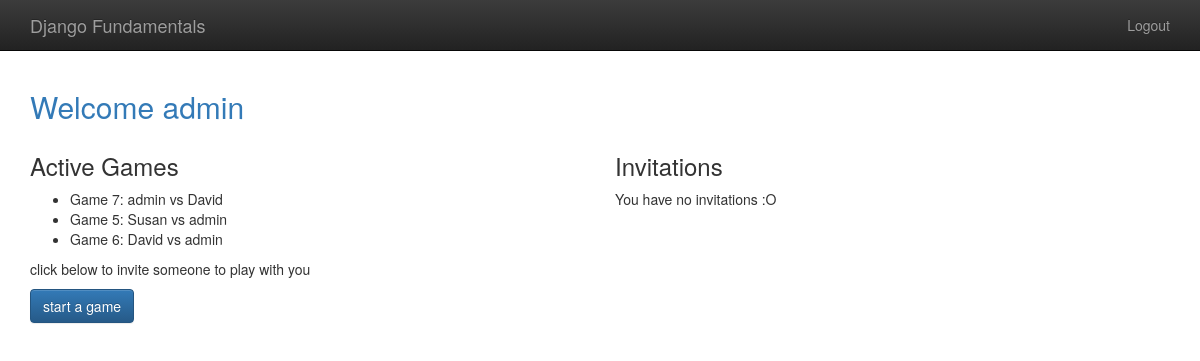
The app's page /player/home (signed in) with its own data.
### gameplay/models.py (models this page shows, shortened)
@python_2_unicode_compatible
class Game(models.Model):
    first_player = models.ForeignKey(User,
                                     related_name="games_first_player",
                                     on_delete=models.CASCADE)
    second_player = models.ForeignKey(User,
                                      related_name="games_second_player",
                                      on_delete=models.CASCADE)
    start_time = models.DateTimeField(auto_now_add=True)
    last_active = models.DateTimeField(auto_now=True)
    status = models.CharField(max_length=1, default='F', choices=GAME_STATUS_CHOICES)
    objects = GameQuerySet.as_manager()

### player/views.py (the view)
# urls.py: url(r'home$', home, name="player_home"), #Named URLs are good if I end up changing the structure later
@login_required
def home(request):
    '''
    games_first_player = Game.objects.filter(
        first_player=request.user,
        status='F'
    )
    games_second_player = Game.objects.filter(
        second_player=request.user,
        status='S'
    )
    all_my_games = list(games_first_player) + \
                    list(games_second_player)
    '''
    my_games = Game.objects.games_for_user(request.user)
    active_games = my_games.active()
    invitations = request.user.invitations_received.all()
    return render(request, "player/home.html",
                  {'games': active_games, 'invitations': invitations})

### gameplay/models.py (called while the page is built)
    def games_for_user(self, user):
        return self.filter(
            Q(first_player=user) | Q(second_player=user)
        )

    def active(self):
        return self.filter(
            Q(status='F') | Q(status='S')
        )

### templates/player/home.html (shortened to what this page needs)
{% extends "base.html" %}
{% block content %}
    <h2 class="text-primary">Welcome {{ user.username }}</h2>
    <div class="row">
        <div class="col-md-6">
           <h3>Active Games</h3>
            <ul>
                {% for g in games %}
                    <li>Game {{g.id}}: {{g.first_player}} vs {{ g.second_player}}</li>
                {% endfor %}
            </ul>
            <p>click below to invite someone to play with you</p>
            <p>
                <a class="btn btn-primary" href="{% url 'player_new_invitation' %}">start a game</a>
            </p>
        </div>
        <div class="col-md-6">
            <h3>Invitations</h3>
            {% if invitations %}
                <div class="list-group">
                    {% for inv in invitations %}
                    <a class="list-group-item" href="{% url 'player_accept_invitation' id=inv.id %}">
                            {{ inv.from_user.username }} has invited you to a game
                    </a>
                    {% endfor %}
                </div>
            {% else %}
                <p>You have no invitations :O</p>
            {% endif %}
        </div>
    </div>
{% endblock %}

### templates/base.html (style rules this page uses)
body { padding-top: 70px; padding-bottom: 20px; }

### records on screen
Game: id "7", first_player "admin", second_player "David"
Game: id "5", first_player "Susan", second_player "admin"
Game: id "6", first_player "David", second_player "admin"

### other values on screen
{{ user.username }} "admin"
